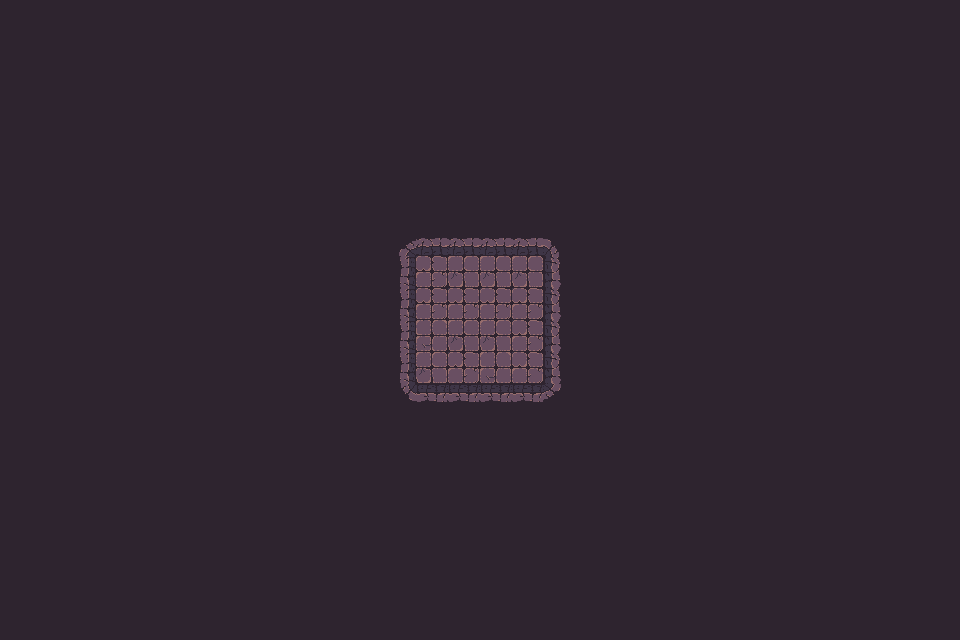

This is a level from a 2D game, rendered from its Tiled map with the project's own tilesets. A one-line summary and the complete map file follow:
An orthogonal 30x20 tile map with 32x32 px tiles, 1 tile layer (Tile layer 1), 2 tilesets and 57 objects.

<map version="1.10" tiledversion="1.11.2" orientation="orthogonal" renderorder="right-down" width="30" height="20" tilewidth="32" tileheight="32" infinite="0" nextlayerid="3" nextobjectid="1">
    <tileset firstgid="1" name="Town Tileset" tilewidth="32" tileheight="32" tilecount="64" columns="8">
        <image source="../../../tiles/World H Tileset.png" trans="ff00ff" width="256" height="256" />
        <tile id="4">
            <objectgroup draworder="index" id="2">
                <object id="1" x="0" y="0" width="32" height="32" />
            </objectgroup>
        </tile>
        <tile id="5">
            <objectgroup draworder="index" id="2">
                <object id="1" x="0" y="0" width="32" height="32" />
            </objectgroup>
        </tile>
        <tile id="6">
            <objectgroup draworder="index" id="2">
                <object id="1" x="0" y="0" width="32" height="32" />
            </objectgroup>
        </tile>
        <tile id="7">
            <objectgroup draworder="index" id="2">
                <object id="1" x="0" y="0" width="32" height="32" />
            </objectgroup>
        </tile>
        <tile id="8">
            <objectgroup draworder="index" id="2">
                <object id="1" x="0" y="0" width="32" height="32" />
            </objectgroup>
        </tile>
        <tile id="10">
            <objectgroup draworder="index" id="2">
                <object id="1" x="0" y="32" width="32" height="0" />
            </objectgroup>
        </tile>
        <tile id="11">
            <objectgroup draworder="index" id="2">
                <object id="1" x="0" y="32" width="32" height="0" />
                <object id="2" x="32" y="0" width="0" height="32" />
            </objectgroup>
        </tile>
        <tile id="12">
            <objectgroup draworder="index" id="2">
                <object id="1" x="32" y="0" width="0" height="32" />
            </objectgroup>
        </tile>
        <tile id="13">
            <objectgroup draworder="index" id="2">
                <object id="1" x="0" y="32" width="32" height="0" />
                <object id="2" x="0" y="32" width="32" height="0" />
                <object id="3" x="0" y="0" width="0" height="32" />
            </objectgroup>
        </tile>
        <tile id="14">
            <objectgroup draworder="index" id="2">
                <object id="1" x="0" y="0" width="0" height="32" />
            </objectgroup>
        </tile>
        <tile id="16">
            <objectgroup draworder="index" id="2">
                <object id="1" x="0" y="0" width="32" height="32" />
            </objectgroup>
        </tile>
        <tile id="24">
            <objectgroup draworder="index" id="2">
                <object id="1" x="0" y="0" width="32" height="32" />
            </objectgroup>
        </tile>
    </tileset>
    <tileset firstgid="65" name="Dungeon Crawler Tileset" tilewidth="32" tileheight="32" tilecount="100" columns="10">
        <image source="../../../tiles/Dungeon_Tile.png" trans="" width="320" height="320" />
        <tile id="2">
            <objectgroup draworder="index" id="2">
                <object id="1" x="0" y="0" width="32" height="32" />
            </objectgroup>
        </tile>
        <tile id="3">
            <objectgroup draworder="index" id="2">
                <object id="1" x="0" y="0" width="32" height="32" />
            </objectgroup>
        </tile>
        <tile id="4">
            <objectgroup draworder="index" id="2">
                <object id="1" x="0" y="0" width="32" height="32" />
            </objectgroup>
        </tile>
        <tile id="5">
            <objectgroup draworder="index" id="2">
                <object id="1" x="0" y="0" width="32" height="32" />
            </objectgroup>
        </tile>
        <tile id="6">
            <objectgroup draworder="index" id="2">
                <object id="1" x="0" y="0" width="32" height="32" />
            </objectgroup>
        </tile>
        <tile id="8">
            <objectgroup draworder="index" id="2">
                <object id="1" x="0" y="0" width="32" height="32" />
            </objectgroup>
        </tile>
        <tile id="12">
            <objectgroup draworder="index" id="2">
                <object id="1" x="0" y="0" width="32" height="32" />
            </objectgroup>
        </tile>
        <tile id="13">
            <objectgroup draworder="index" id="2">
                <object id="1" x="0" y="0" width="32" height="32" />
            </objectgroup>
        </tile>
        <tile id="14">
            <objectgroup draworder="index" id="2">
                <object id="1" x="0" y="0" width="32" height="32" />
            </objectgroup>
        </tile>
        <tile id="15">
            <objectgroup draworder="index" id="2">
                <object id="1" x="0" y="0" width="32" height="32" />
            </objectgroup>
        </tile>
        <tile id="16">
            <objectgroup draworder="index" id="2">
                <object id="1" x="0" y="0" width="32" height="32" />
            </objectgroup>
        </tile>
        <tile id="18">
            <objectgroup draworder="index" id="2">
                <object id="1" x="0" y="0" width="32" height="32" />
            </objectgroup>
        </tile>
        <tile id="22">
            <objectgroup draworder="index" id="2">
                <object id="1" x="0" y="0" width="32" height="32" />
            </objectgroup>
        </tile>
        <tile id="23">
            <objectgroup draworder="index" id="2">
                <object id="1" x="0" y="0" width="32" height="32" />
            </objectgroup>
        </tile>
        <tile id="24">
            <objectgroup draworder="index" id="2">
                <object id="1" x="0" y="0" width="32" height="32" />
            </objectgroup>
        </tile>
        <tile id="25">
            <objectgroup draworder="index" id="2">
                <object id="1" x="0" y="0" width="32" height="32" />
            </objectgroup>
        </tile>
        <tile id="26">
            <objectgroup draworder="index" id="2">
                <object id="1" x="0" y="0" width="32" height="32" />
            </objectgroup>
        </tile>
        <tile id="28">
            <objectgroup draworder="index" id="2">
                <object id="1" x="0" y="0" width="32" height="32" />
            </objectgroup>
        </tile>
        <tile id="32">
            <objectgroup draworder="index" id="2">
                <object id="1" x="0" y="0" width="32" height="32" />
            </objectgroup>
        </tile>
        <tile id="33">
            <objectgroup draworder="index" id="2">
                <object id="1" x="0" y="0" width="32" height="32" />
            </objectgroup>
        </tile>
        <tile id="34">
            <objectgroup draworder="index" id="2">
                <object id="1" x="0" y="0" width="32" height="32" />
            </objectgroup>
        </tile>
        <tile id="35">
            <objectgroup draworder="index" id="2">
                <object id="1" x="0" y="0" width="32" height="32" />
            </objectgroup>
        </tile>
        <tile id="36">
            <objectgroup draworder="index" id="2">
                <object id="1" x="0" y="0" width="32" height="32" />
            </objectgroup>
        </tile>
        <tile id="38">
            <objectgroup draworder="index" id="2">
                <object id="1" x="0" y="0" width="32" height="32" />
            </objectgroup>
        </tile>
        <tile id="42">
            <objectgroup draworder="index" id="2">
                <object id="1" x="0" y="0" width="32" height="32" />
            </objectgroup>
        </tile>
        <tile id="43">
            <objectgroup draworder="index" id="2">
                <object id="1" x="0" y="0" width="32" height="32" />
            </objectgroup>
        </tile>
        <tile id="44">
            <objectgroup draworder="index" id="2">
                <object id="1" x="0" y="0" width="32" height="32" />
            </objectgroup>
        </tile>
        <tile id="45">
            <objectgroup draworder="index" id="2">
                <object id="1" x="0" y="0" width="32" height="32" />
            </objectgroup>
        </tile>
        <tile id="46">
            <objectgroup draworder="index" id="2">
                <object id="1" x="0" y="0" width="32" height="32" />
            </objectgroup>
        </tile>
        <tile id="48">
            <objectgroup draworder="index" id="2">
                <object id="1" x="0" y="0" width="32" height="32" />
            </objectgroup>
        </tile>
        <tile id="52">
            <objectgroup draworder="index" id="2">
                <object id="1" x="0" y="0" width="32" height="32" />
            </objectgroup>
        </tile>
        <tile id="53">
            <objectgroup draworder="index" id="2">
                <object id="1" x="0" y="0" width="32" height="32" />
            </objectgroup>
        </tile>
        <tile id="54">
            <objectgroup draworder="index" id="2">
                <object id="1" x="0" y="0" width="32" height="32" />
            </objectgroup>
        </tile>
        <tile id="55">
            <objectgroup draworder="index" id="2">
                <object id="1" x="0" y="0" width="32" height="32" />
            </objectgroup>
        </tile>
        <tile id="56">
            <objectgroup draworder="index" id="2">
                <object id="1" x="0" y="0" width="32" height="32" />
            </objectgroup>
        </tile>
        <tile id="58">
            <objectgroup draworder="index" id="2">
                <object id="1" x="0" y="0" width="32" height="32" />
            </objectgroup>
        </tile>
        <tile id="62">
            <objectgroup draworder="index" id="2">
                <object id="1" x="0" y="0" width="32" height="32" />
            </objectgroup>
        </tile>
        <tile id="63">
            <objectgroup draworder="index" id="2">
                <object id="1" x="0" y="0" width="32" height="32" />
            </objectgroup>
        </tile>
        <tile id="64">
            <objectgroup draworder="index" id="2">
                <object id="1" x="0" y="0" width="32" height="32" />
            </objectgroup>
        </tile>
        <tile id="65">
            <objectgroup draworder="index" id="2">
                <object id="1" x="0" y="0" width="32" height="32" />
            </objectgroup>
        </tile>
        <tile id="66">
            <objectgroup draworder="index" id="2">
                <object id="1" x="0" y="0" width="32" height="32" />
            </objectgroup>
        </tile>
        <tile id="68">
            <objectgroup draworder="index" id="2">
                <object id="1" x="0" y="0" width="32" height="32" />
            </objectgroup>
        </tile>
    </tileset>
    <layer id="1" name="Tile layer 1" width="30" height="20">
        <data encoding="csv">
122,122,122,122,122,122,122,122,122,122,122,122,122,122,122,122,122,122,122,122,122,122,122,122,122,122,122,122,122,122,
122,122,122,122,122,122,122,122,122,122,122,122,122,122,122,122,122,122,122,122,122,122,122,122,122,122,122,122,122,122,
122,122,122,122,122,122,122,122,122,122,122,122,122,122,122,122,122,122,122,122,122,122,122,122,122,122,122,122,122,122,
122,122,122,122,122,122,122,122,122,122,122,122,122,122,122,122,122,122,122,122,122,122,122,122,122,122,122,122,122,122,
122,122,122,122,122,122,122,122,122,122,122,122,122,122,122,122,122,122,122,122,122,122,122,122,122,122,122,122,122,122,
122,122,122,122,122,122,122,122,122,122,122,122,122,122,122,122,122,122,122,122,122,122,122,122,122,122,122,122,122,122,
122,122,122,122,122,122,122,122,122,122,122,122,122,122,122,122,122,122,122,122,122,122,122,122,122,122,122,122,122,122,
122,122,122,122,122,122,122,122,122,122,122,122,67,68,68,68,68,69,122,122,122,122,122,122,122,122,122,122,122,122,
122,122,122,122,122,122,122,122,122,122,122,122,77,65,75,75,75,79,122,122,122,122,122,122,122,122,122,122,122,122,
122,122,122,122,122,122,122,122,122,122,122,122,77,65,65,65,65,79,122,122,122,122,122,122,122,122,122,122,122,122,
122,122,122,122,122,122,122,122,122,122,122,122,77,66,75,75,65,79,122,122,122,122,122,122,122,122,122,122,122,122,
122,122,122,122,122,122,122,122,122,122,122,122,77,75,65,66,65,79,122,122,122,122,122,122,122,122,122,122,122,122,
122,122,122,122,122,122,122,122,122,122,122,122,87,88,88,88,88,89,122,122,122,122,122,122,122,122,122,122,122,122,
122,122,122,122,122,122,122,122,122,122,122,122,122,122,122,122,122,122,122,122,122,122,122,122,122,122,122,122,122,122,
122,122,122,122,122,122,122,122,122,122,122,122,122,122,122,122,122,122,122,122,122,122,122,122,122,122,122,122,122,122,
122,122,122,122,122,122,122,122,122,122,122,122,122,122,122,122,122,122,122,122,122,122,122,122,122,122,122,122,122,122,
122,122,122,122,122,122,122,122,122,122,122,122,122,122,122,122,122,122,122,122,122,122,122,122,122,122,122,122,122,122,
122,122,122,122,122,122,122,122,122,122,122,122,122,122,122,122,122,122,122,122,122,122,122,122,122,122,122,122,122,122,
122,122,122,122,122,122,122,122,122,122,122,122,122,122,122,122,122,122,122,122,122,122,122,122,122,122,122,122,122,122,
122,122,122,122,122,122,122,122,122,122,122,122,122,122,122,122,122,122,122,122,122,122,122,122,122,122,122,122,122,122
        </data>
    </layer>
</map>
